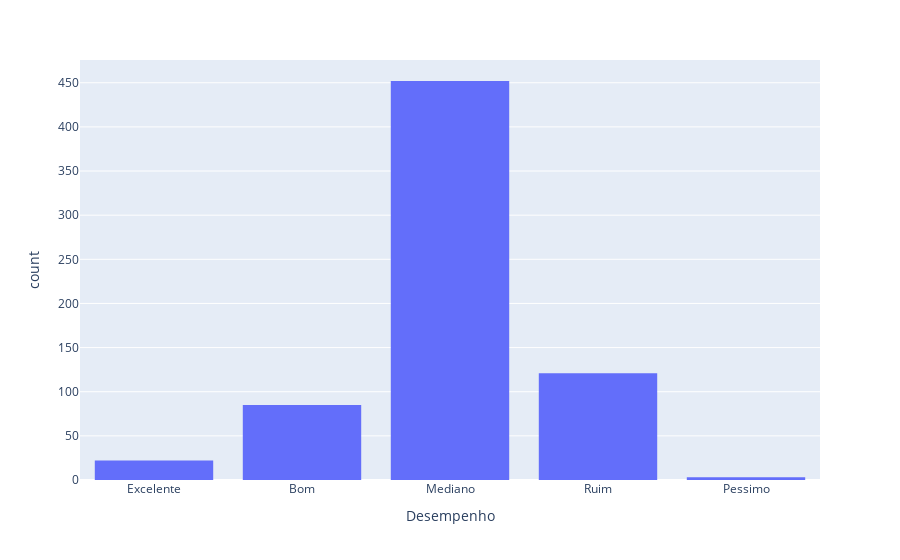

Notebook cell for this chart:
### Code cell
px.histogram(Atacante, x = 'Desempenho').show()

### Figure 1 — Plotly figure (JSON) as saved in the notebook; plotly's stock layout.template omitted (floating-point values rounded to 4 significant figures; data arrays with more than 128 entries replaced by an {"elided": "..."} marker saying what was removed)
{"data": [{"alignmentgroup": "True", "bingroup": "x", "hovertemplate": "Desempenho=%{x}<br>count=%{y}<extra></extra>", "legendgroup": "", "marker": {"color": "#636efa", "pattern": {"shape": ""}}, "name": "", "offsetgroup": "", "orientation": "v", "showlegend": false, "type": "histogram", "x": {"elided": "683 str values"}, "xaxis": "x", "yaxis": "y"}], "layout": {"barmode": "relative", "legend": {"tracegroupgap": 0}, "margin": {"t": 60}, "xaxis": {"anchor": "y", "domain": [0, 1], "title": {"text": "Desempenho"}}, "yaxis": {"anchor": "x", "domain": [0, 1], "title": {"text": "count"}}}}
